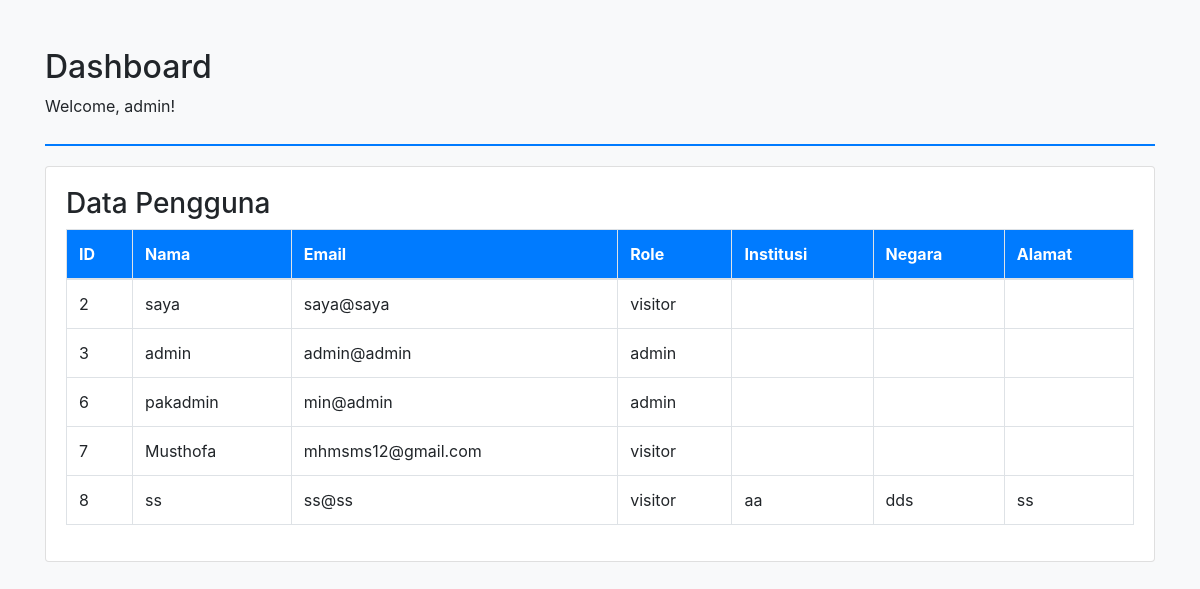
Page /dashboard.php (signed in) on the committed database.
### tables this page shows
CREATE TABLE `users` (
  `id` int(11) NOT NULL,
  `name` varchar(100) DEFAULT NULL,
  `email` varchar(100) DEFAULT NULL,
  `password` varchar(255) DEFAULT NULL,
  `institusi` varchar(100) NOT NULL,
  `negara` varchar(100) NOT NULL,
  `alamat` varchar(100) NOT NULL,
  `role` enum('admin','visitor') NOT NULL DEFAULT 'visitor'
);

### dashboard.php (the view, shortened to what this page needs)
<?php
require 'config.php';
$user = $_SESSION['user'];
if ($user['role'] === 'admin') {
    $stmt = $pdo->query("SELECT * FROM users");
    $users = $stmt->fetchAll();
}
?>
<!DOCTYPE html>
<html lang="en">
<head>
    <link href="https://stackpath.bootstrapcdn.com/bootstrap/4.5.2/css/bootstrap.min.css" rel="stylesheet">
    <link href="https://cdnjs.cloudflare.com/ajax/libs/font-awesome/5.15.3/css/all.min.css" rel="stylesheet">
</head>
<body>
    <div class="container mt-5">
        <div class="dashboard-header">
            <h2>Dashboard</h2>
            <p>Welcome, <?php echo htmlspecialchars($user['name']); ?>!</p>
        </div>
        <?php if ($user['role'] === 'admin'): ?>
            <div class="card">
                <div class="card-body">
                    <h3>Data Pengguna</h3>
                    <table class="table table-bordered">
                        <thead>
                            <tr>
                                <th>ID</th>
                                <th>Nama</th>
                                <th>Email</th>
                                <th>Role</th>
                                <th>Institusi</th>
                                <th>Negara</th>
                                <th>Alamat</th>
                            </tr>
                        </thead>
                        <tbody>
                            <?php foreach ($users as $u): ?>
                            <tr>
                                <td><?php echo htmlspecialchars($u['id']); ?></td>
                                <td><?php echo htmlspecialchars($u['name']); ?></td>
                                <td><?php echo htmlspecialchars($u['email']); ?></td>
                                <td><?php echo htmlspecialchars($u['role']); ?></td>
                                <td><?php echo htmlspecialchars($u['institusi']); ?></td>
                                <td><?php echo htmlspecialchars($u['negara']); ?></td>
                                <td><?php echo htmlspecialchars($u['alamat']); ?></td>
                            </tr>
                            <?php endforeach; ?>
                        </tbody>
                    </table>
                </div>
            </div>
        <?php endif; ?>
    </div>
</body>
</html>

### dashboard.php (style rules this page uses)
body { background-color: #f8f9fa; }
.dashboard-header { margin-bottom: 20px; border-bottom: 2px solid #007bff; padding-bottom: 10px; }
.card { margin-bottom: 20px; }
.table thead th { background-color: #007bff; color: white; }

### rows in the picture
users: name "admin", id "3", email "admin@admin", role "admin"
users: id "2", name "saya", email "saya@saya", role "visitor"
users: id "6", name "pakadmin", email "min@admin", role "admin"
users: id "7", name "Musthofa", email "mhmsms12@gmail.com", role "visitor"
users: id "8", name "ss", email "ss@ss", role "visitor", institusi "aa", negara "dds", alamat "ss"
